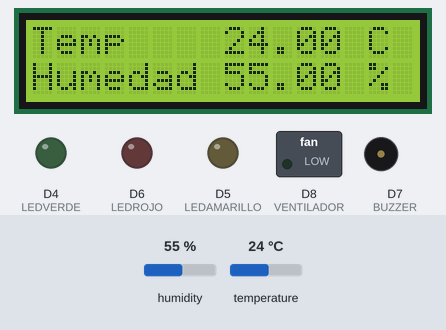
Simulated run of this sketch. Board: ESP8266 (NodeMCU). Shown: 16×2 character LCD, switched loads named in the sketch (green lamp = pin HIGH), output pins drawn as LEDs (lit = HIGH), buzzer (waves = sounding, pin HIGH). The inputs (shaded band) are chosen by the test bench; at power-on: humidity 55 %, temperature 24 °C. WiFi joins after 1.5 s; servers stay silent unless stated; no MQTT or app messages arrive unless stated; what the sketch prints to the serial monitor is not drawn.

Above: at 2.7 s.
2.8 s: humidity set to 37 %
At 4.3 s:
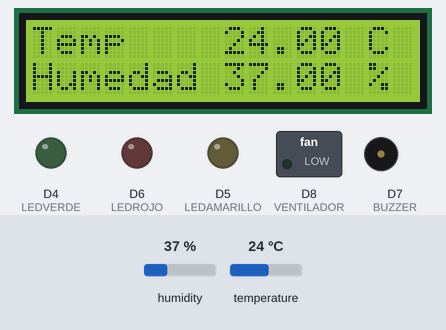
5.2 s: humidity set to 34 %
At 7.0 s:
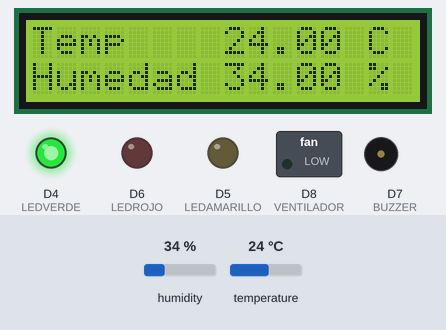
7.3 s: temperature set to 17 °C
At 9.0 s:
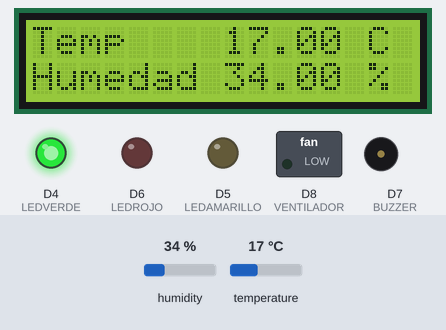
9.4 s: temperature set to 14 °C
At 10.7 s:
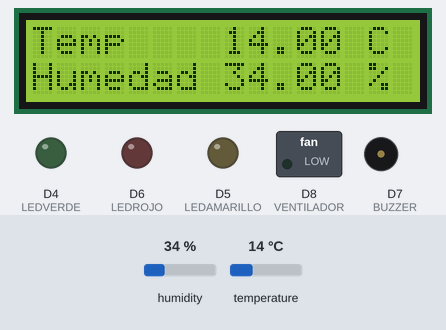
Timing chart, 0 to 12.4 s (numbered marks = the images above; inputs shaded):
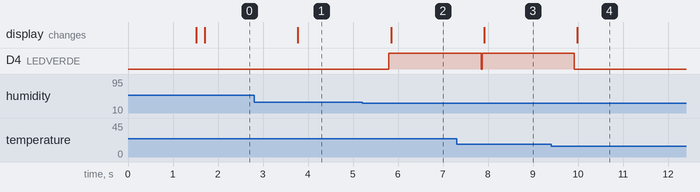

The sketch:

scriptTerminado.ino
```cpp
#include <ArduinoJson.h>
#include <PubSubClient.h>             // Protocolo MQTT
#include <ESP8266WiFi.h>              // Include the Wi-Fi-Multi library
#include <DHT.h>                      // Include DHT11
#include <Adafruit_Sensor.h>          // Dependencia de DHT.h
#include <Wire.h>                   //libreria secundaria para LCD
#include <LiquidCrystal_I2C.h>      //libreria del LCD por i2c

#define WIFI_AP ""         // Nombre del wifi
#define WIFI_PASSWORD ""  // Contraseña del wifi
#define TOKEN ""    // ThingsBoard Token
//#define LED_AZUL 0
#define VENTILADOR 15// d8 y 15 es el mismo PIN.lo dejo asi porque no tengo conectado el ventilador secundario y por no cambiar el script.
//#define VENTILADOR 15
#define DHTPIN D3
#define LEDVERDE D4
#define LEDAMARILLO D5
#define LEDROJO D6
#define BUZZER D7
#define DHTTYPE DHT11
LiquidCrystal_I2C lcd(0x27, 2, 1, 0, 4, 5, 6, 7, 3, POSITIVE);

char thingsboardServer[] = "demo.thingsboard.io";
WiFiClient wifiClient;
PubSubClient client(wifiClient);

// ponemos los gpio en estado LOW
boolean gpioState[] = {false, false};

// Inicializamos el sensor DHT
DHT dht(DHTPIN, DHTTYPE);

int status = WL_IDLE_STATUS;
unsigned long lastSend;
void setup() {
  Serial.begin(115200);

  // Set output mode for all GPIO pins
  pinMode(VENTILADOR, OUTPUT);
  pinMode(LEDVERDE, OUTPUT);
  pinMode(LEDAMARILLO, OUTPUT);
  pinMode(LEDROJO, OUTPUT);
  pinMode(BUZZER, OUTPUT);
  delay(10);
  InitWiFi();
  dht.begin();
  lcd.begin(16, 2);
  lcd.clear();
  client.setServer( thingsboardServer, 1883 );
  client.setCallback(on_message);
  lastSend = 0;
}

void loop() {
  if ( !client.connected() ) {
    Serial.println("reconectando");
    reconnect();
  }
    //if ( millis() - lastSend > 2000 ) { // se actualiza cada 2 seg
    apagarLEDs();
    getAndSendTemperatureAndHumidityData();
    float humedad = dht.readHumidity();
    float temperatura = dht.readTemperature();
    lcd.clear(); // Borra pantalla
    lcd.setCursor(0,0); // Inicio del cursor
    lcd.print("Temp          C ");
    lcd.setCursor(8, 0);
    lcd.print(temperatura);
    lcd.setCursor(0,1); // Siguiente renglón.
    lcd.print("Humedad       % ");
    lcd.setCursor(8,1);
    lcd.print(humedad);
    delay(2000);
    //lastSend = millis();
    //}
  client.loop();
}
void apagarLEDs()
{
  // Apagamos todos los LEDs
  digitalWrite(VENTILADOR, LOW);
  digitalWrite(LEDVERDE, LOW);
  digitalWrite(LEDAMARILLO, LOW);
  digitalWrite(LEDROJO, LOW);
}
void getAndSendTemperatureAndHumidityData()
{
  Serial.println("Obteniendo datos de temperatura: ");

  float h = dht.readHumidity();
  float t = dht.readTemperature();
  if ((t>15 && t <=30) && (h <= 35)){
  digitalWrite(LEDVERDE, HIGH);
  }
  if ((t>30 && t <=40) && (h >35 && h <60)){
  digitalWrite(LEDAMARILLO, HIGH);
  }
  if (t>40 && h >= 60){
  digitalWrite(LEDROJO, HIGH);
  tone(BUZZER, 2800, 250);
  digitalWrite(VENTILADOR, HIGH);
  }

  // Check if any reads failed and exit early (to try again).
  if (isnan(h) || isnan(t)) {
    Serial.println("Fallo al leer el sensor DHT!");
    return;
  }
  Serial.print("Humedad: ");
  Serial.print(h);
  Serial.print(" %\t");
  Serial.print("Temperatura: ");
  Serial.print(t);
  Serial.print("ºC ");

  String temperature = String(t);
  String humidity = String(h);


  // Just debug messages
  Serial.print( "Enviando telemetria... " );
  // Prepare a JSON payload string
  String payload = "{";
  payload += "\"temperatura\":"; payload += temperature; payload += ",";
  payload += "\"humedad\":"; payload += humidity;
  payload += "}";

  // Enviando datos a la plataforma usando json
  char attributes[100];
  payload.toCharArray( attributes, 100 );
  client.publish( "v1/devices/me/telemetry", attributes );
  Serial.println( attributes );
}

// The callback for when a PUBLISH message is received from the server.
void on_message(const char* topic, byte* payload, unsigned int length) {

  Serial.println("On message");

  char json[length + 1];
  strncpy (json, (char*)payload, length);
  json[length] = '\0';

  Serial.print("Topic: ");
  Serial.println(topic);
  Serial.print("Message: ");
  Serial.println(json);

  // Decode JSON request
  StaticJsonBuffer<200> jsonBuffer;
  JsonObject& data = jsonBuffer.parseObject((char*)json);

  if (!data.success())
  {
    Serial.println("parseObject() failed");
    return;
  }

  // Check request method
  String methodName = String((const char*)data["method"]);

  if (methodName.equals("getGpioStatus")) {
    // Reply with GPIO status
    String responseTopic = String(topic);
    responseTopic.replace("request", "response");
    client.publish(responseTopic.c_str(), get_gpio_status().c_str());
  } else if (methodName.equals("setGpioStatus")) {
    // Update GPIO status and reply
    set_gpio_status(data["params"]["pin"], data["params"]["enabled"]);
    String responseTopic = String(topic);
    responseTopic.replace("request", "response");
    client.publish(responseTopic.c_str(), get_gpio_status().c_str());
    client.publish("v1/devices/me/attributes", get_gpio_status().c_str());
  }
}

String get_gpio_status() {
  // Prepare gpios JSON payload string
  StaticJsonBuffer<200> jsonBuffer;
  JsonObject& data = jsonBuffer.createObject();
  //data[String(LED_AZUL)] = gpioState[0] ? true : false;
  data[String(VENTILADOR)] = gpioState[0] ? true : false;
  char payload[256];
  data.printTo(payload, sizeof(payload));
  String strPayload = String(payload);
  Serial.print("Get gpio status: ");
  Serial.println(strPayload);
  return strPayload;
}
void set_gpio_status(int pin, boolean enabled) {

  if (pin == VENTILADOR) {
    // Output GPIOs state
    digitalWrite(VENTILADOR, enabled ? HIGH : LOW);
    // Update GPIOs state
    gpioState[0] = enabled;
  }

}

void InitWiFi() {
  Serial.println("Connecting to AP ...");
  // attempt to connect to WiFi network

  WiFi.begin(WIFI_AP, WIFI_PASSWORD);
  while (WiFi.status() != WL_CONNECTED) {
    delay(500);
    Serial.print(".");
  }
  Serial.println("Connectado al AP");
}

void reconnect() {
  // Loop until we're reconnected
  while (!client.connected()) {
    status = WiFi.status();
    if ( status != WL_CONNECTED) {
      WiFi.begin(WIFI_AP, WIFI_PASSWORD);
      while (WiFi.status() != WL_CONNECTED) {
        delay(500);
        Serial.print(".");
      }
      Serial.println("Connectado al AP");
    }
    Serial.print("Conectando a ThingsBoard node ...");
    // Attempt to connect (clientId, username, password)
    if ( client.connect("ESP8266 Device", TOKEN, NULL) ) {
      Serial.println( "[DONE]" );
      // Subscribing to receive RPC requests
      client.subscribe("v1/devices/me/rpc/request/+");
      // Sending current GPIO status
      Serial.println("Enviando estado  GPIO actual ...");
      client.publish("v1/devices/me/attributes", get_gpio_status().c_str());
    } else {
      Serial.print( "[FAILED] [ rc = " );
      Serial.print( client.state() );
      Serial.println( " : intentando en 5 segundos]" );
      // Wait 5 seconds before retrying
      delay( 5000 );
    }
  }
}
```

Measured:
- the behaviour switches between 36 and 35 % on humidity (found by bisection; images 1 and 2)
- the behaviour switches between 16 and 15 °C on temperature (found by bisection; images 3 and 4)
- after the input at 2.8 s, the display: changes after 0.97 s (image 1)
- after the input at 5.2 s, D4 (LEDVERDE): LOW → HIGH after 0.60 s; the display: changes after 0.65 s (image 2)
- after the input at 7.3 s, the display: changes after 0.62 s (image 3)
- after the input at 9.4 s, D4 (LEDVERDE): goes on until 9.9 s, then stays LOW; the display: changes after 0.59 s (image 4)
